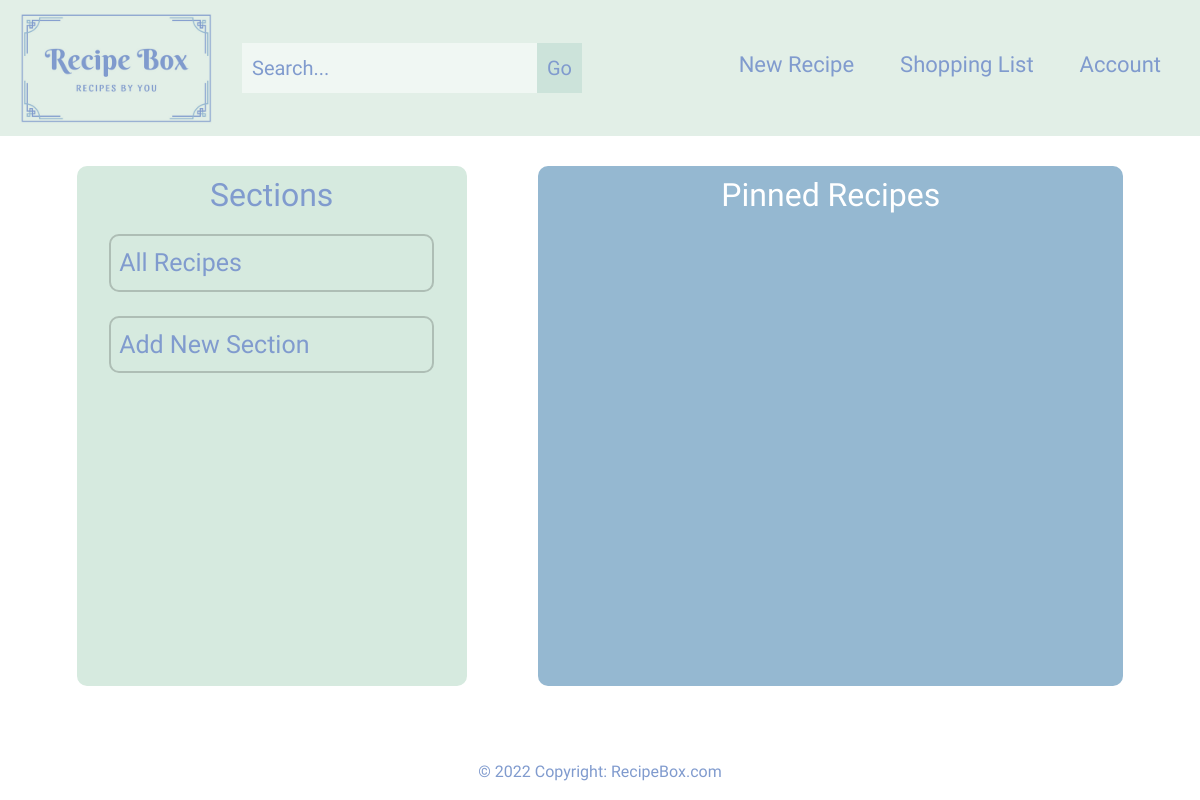
Before: / (signed in) with the older database file.
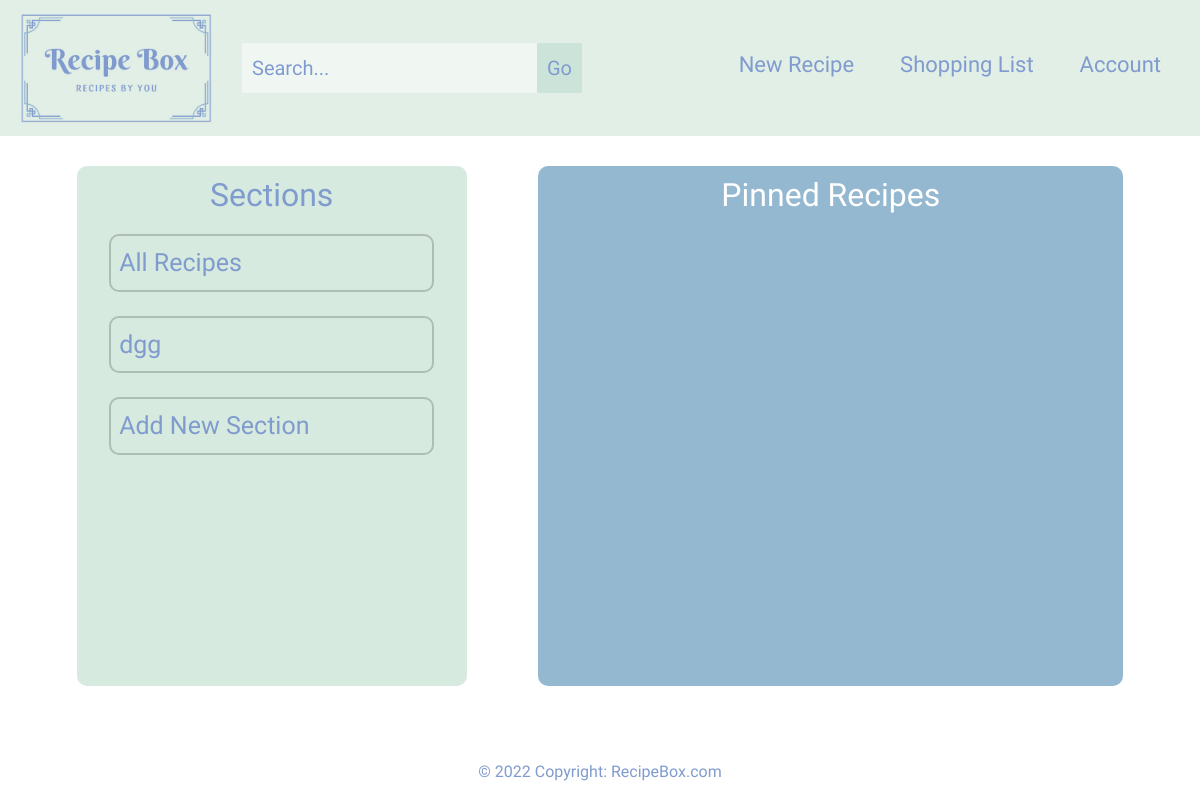
After: the same page with the newer database file.
### base/models.py (models this page shows, shortened)
class Section(models.Model):
    user = models.ForeignKey(settings.AUTH_USER_MODEL, on_delete=models.CASCADE)
    name = models.CharField(max_length=120)
    slug = models.SlugField(unique=True, blank=True, null=True)
    description = models.TextField(null=True, blank=True)
    order_index = models.PositiveIntegerField(null=True, blank=True)
    color = models.CharField(max_length = 16, default="#ffffff")
    class Meta:
        verbose_name = ('Section')
        verbose_name_plural = ('Sections')

### base/views.py (the view)
# urls.py: path("", views.home, name="home"),
@login_required(login_url="/login")
def home(request):
    section_qs = Section.objects.filter(user=request.user)
    pinned_qs = Recipe.objects.filter(Q(user=request.user) & Q(pinned=True))
    context = {
        "home_section_list": section_qs,
        "pinned_recipes_list": pinned_qs,
    }
    return render(request, "home.html", context)

### templates/home.html (shortened to what this page needs)
{% extends "base.html" %}
{% block page_content %}
<section id="home">
    <div class="container-fluid">
            <div class="row">
                <div class="col-sm-4 section-col">
                    <h2>Sections</h2>
                    <div class="row">
                        <a class="col-link col-sm-10 mini-section"" href="/all_recipes">All Recipes</a>
                        {% for x in home_section_list %}
                        <a class="col-link col-sm-10 mini-section" id="section-block" href="/section/{{ x.slug }}">{{ x.name }}</a>
                        {% endfor %}
                        <a class="col-link col-sm-10 mini-section"" href="/section">Add New Section</a>
                    </div>
                </div>
                <div class="col-sm-6 pinned-col">
                    <h2>Pinned Recipes</h2>
                    </div>
                </div>
            </div>
        </div>
{% endblock %}

Changed rows visible on the page:
added Section: name "dgg"
